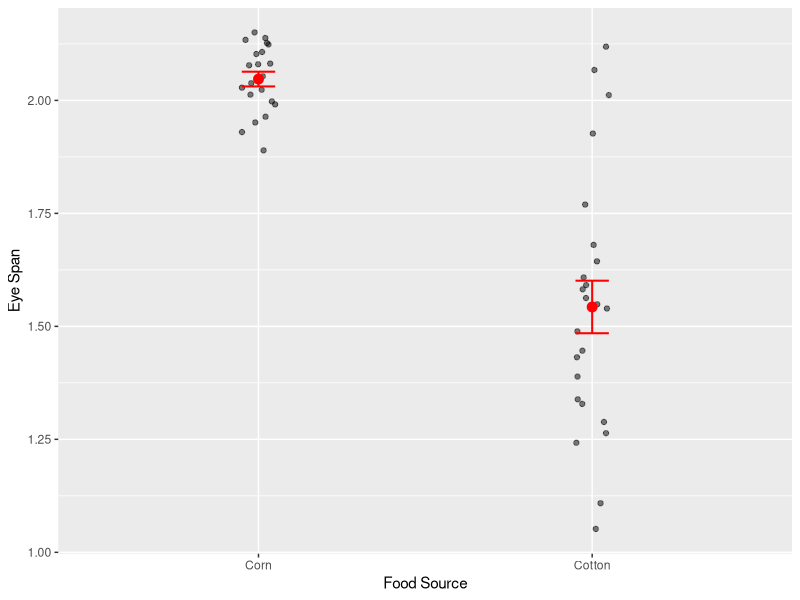
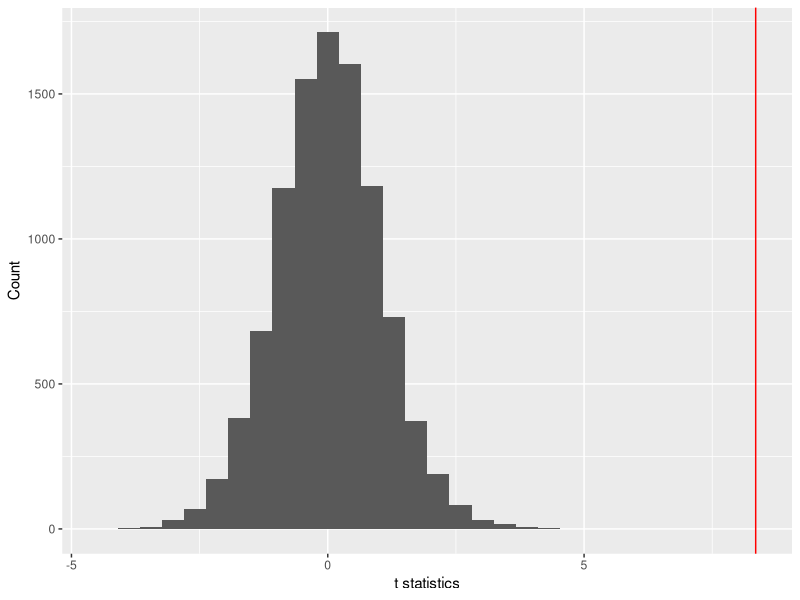
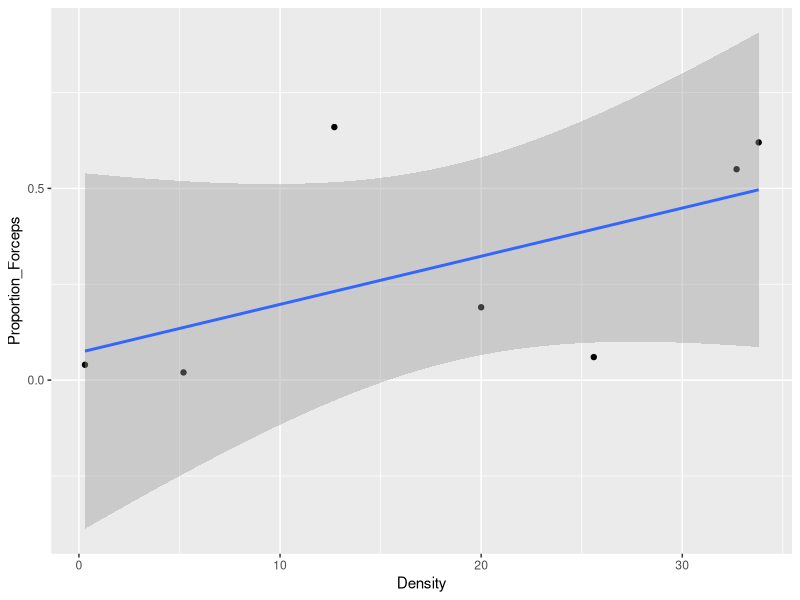
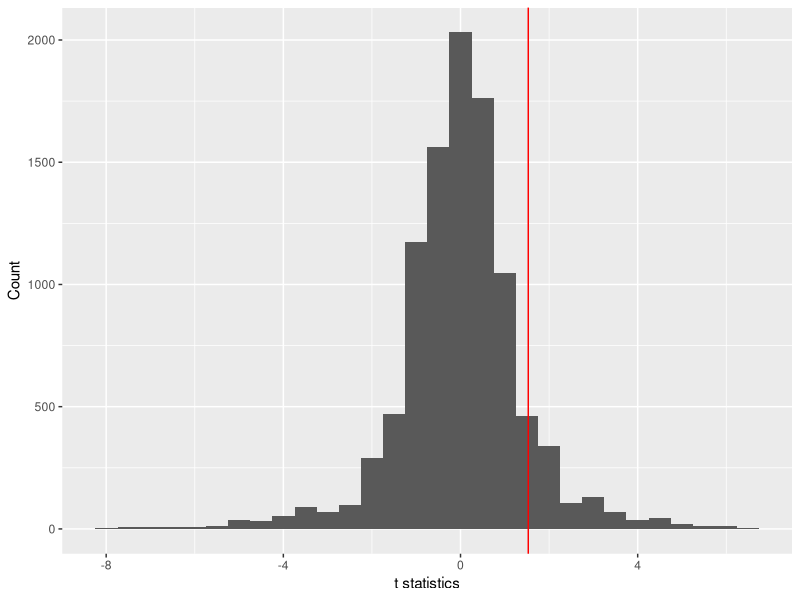
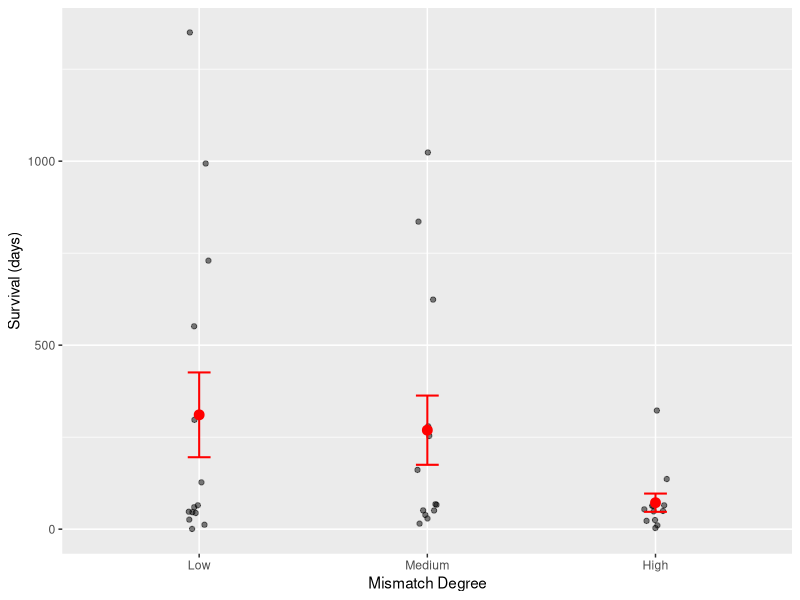
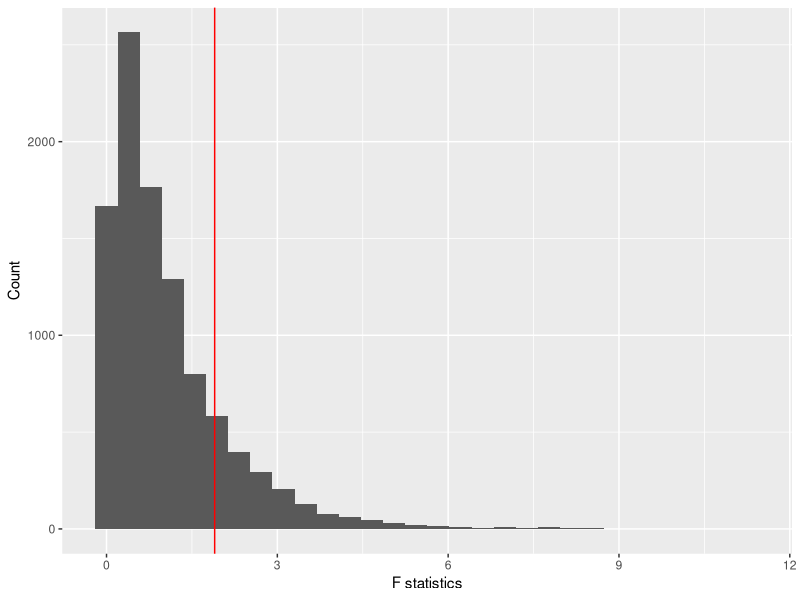
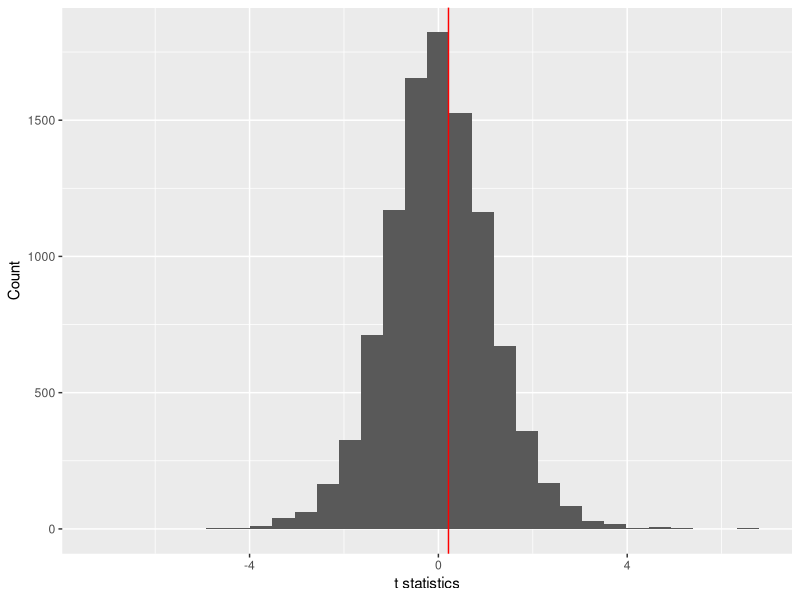
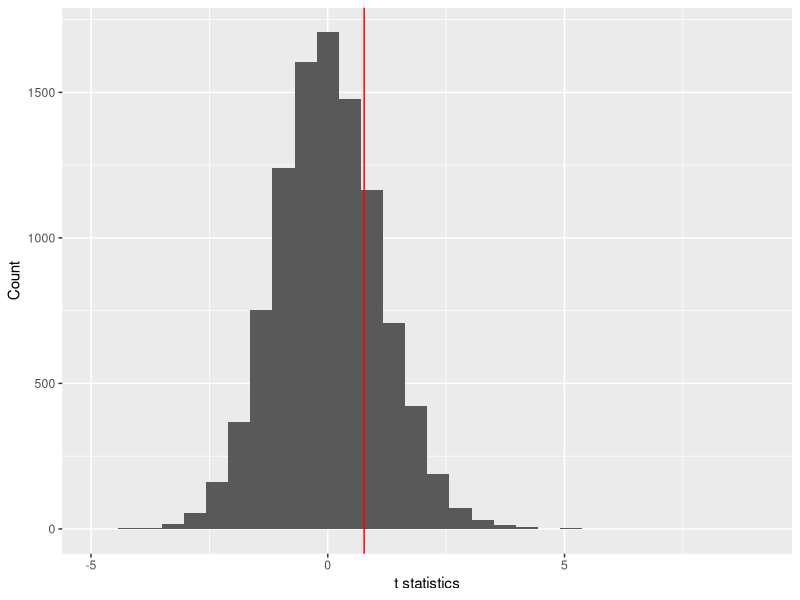

R code for these plots, in order: (Note: a time limit stopped this script after it produced the figures.)
## ---- chunk 1
library(tidyverse)
library(readxl)
library(cowplot)
library(forcats)

# This option turn on cacheing of chunks. This will dramatically
# speed up knitting, because only chunks that have changed will
# be recompiled.
knitr::opts_chunk$set(cache = TRUE)
## ---- chunk 2
# Read data
stalk <- read_csv("../data/Stalkies.csv")

# Some thoughtful plotting
ggplot(stalk, aes(x = food_source, y = eye_span)) +
  geom_point(position = position_jitter(width = 0.05), alpha = 0.5) +
  stat_summary(fun.y = mean, geom = "point", size = 3, color = "red") + 
  stat_summary(fun.data = mean_se, geom = "errorbar", width = 0.1,
               color = "red", size = 0.7) +
  labs(x = "Food Source", y = "Eye Span")

set.seed(8987324)
nreps <- 1e4
t_stats <- numeric(nreps)
t_stats[1] <- t.test(eye_span ~ food_source, data = stalk)$statistic

for (ii in 2:nreps) {
  t_stats[ii] <- t.test(sample(eye_span) ~ food_source, data = stalk)$statistic
}

data_frame(t_stats) %>% 
  ggplot(aes(t_stats)) +
  geom_histogram() +
  geom_vline(xintercept = t_stats[1], color = "red") +
  labs(x = "t statistics", y = "Count")

2 * mean(t_stats >= t_stats[1])

t.test(eye_span ~ food_source, data = stalk)
## ---- chunk 3
# Iterations per second, 1 processor
(p1 <- 124.7 / nreps)

# Iterations per second, 6 processors
(p6 <- 93 / nreps)

p1 / p6
## ---- chunk 4
EW <- read_csv("../data/Earwigs.csv")

EW %>%
  ggplot(aes(Density, Proportion_Forceps)) +
  geom_point() +
  geom_smooth(method = "lm")

fm <- lm(Proportion_Forceps ~ Density, data = EW)
summary(fm)

set.seed(28476)
nreps <- 1e4
t_stats <- numeric(nreps)
t_stats[1] <- summary(fm)$coefficients[2, 3]

for (ii in 2:nreps) {
  fm_rnd <- lm(sample(Proportion_Forceps) ~ Density, data = EW)
  t_stats[ii] <- summary(fm_rnd)$coefficients[2, 3]
}

data_frame(t_stats) %>% 
  ggplot(aes(t_stats)) +
  geom_histogram() +
  geom_vline(xintercept = t_stats[1], color = "red") +
  labs(x = "t statistics", y = "Count")

2 * mean(t_stats >= t_stats[1])

factorial(7)
## ---- chunk 5
M <- read_excel("../data/Heart_Transplants.xlsx") %>% 
  mutate(Mismatch_Degree = fct_inorder(Mismatch_Degree))

ggplot(M, aes(x = Mismatch_Degree, y = Survival_Days)) +
  geom_point(position = position_jitter(width = 0.05), alpha = 0.5) +
  stat_summary(fun.y = mean, geom = "point", size = 3, color = "red") + 
  stat_summary(fun.data = mean_se, geom = "errorbar", width = 0.1,
               color = "red", size = 0.7) +
  labs(x = "Mismatch Degree", y = "Survival (days)")

fm <- lm(Survival_Days ~ Mismatch_Degree, data = M)
obs <- summary(fm)

set.seed(823476)
nreps <- 1e4
F_stats <- numeric(nreps)
F_stats[1] <- obs$fstatistic["value"]

for (ii in 2:nreps) {
  fm_rand <- lm(sample(Survival_Days) ~ Mismatch_Degree,
                    data = M)
  F_stats[ii] <- summary(fm_rand)$fstatistic["value"]
}

data_frame(F_stats) %>% 
  ggplot(aes(F_stats)) +
  geom_histogram() +
  geom_vline(xintercept = F_stats[1], color = "red") +
  labs(x = "F statistics", y = "Count")

mean(F_stats >= F_stats[1])
## ---- chunk 6
M <- read_excel("../data/Birds.xlsx")
fm <- lm(N_Species ~ Dist_to_Island + Elevation + Area + Dist_to_Ecuador,
         data = M)
obs <- summary(fm)

set.seed(2876)
nreps <- 1e4

t_stats <- matrix(NA, nrow = nreps, ncol = 4)
colnames(t_stats) <- rownames(obs$coefficients)[2:5]
t_stats[1, ] <- obs$coefficients[2:5, 3]

for (ii in 2:nreps) {
  fm_rand <- lm(sample(N_Species) ~ Dist_to_Island + Elevation +
                  Area + Dist_to_Ecuador, data = M)
  t_stats[ii, ] <- summary(fm_rand)$coefficients[2:5, 3]
}

# Dist_to_Island
data_frame(Dist_to_Island = t_stats[, "Dist_to_Island"]) %>% 
  ggplot(aes(Dist_to_Island)) +
  geom_histogram() +
  geom_vline(xintercept = t_stats[1, "Dist_to_Island"],
             color = "red") +
  labs(x = "t statistics", y = "Count")

2 * mean(t_stats[, "Dist_to_Island"] >= t_stats[1, "Dist_to_Island"])

# Elevation
data_frame(Elevation = t_stats[, "Elevation"]) %>% 
  ggplot(aes(Elevation)) +
  geom_histogram() +
  geom_vline(xintercept = t_stats[1, "Elevation"],
             color = "red") +
  labs(x = "t statistics", y = "Count")

2 * mean(t_stats[, "Elevation"] >= t_stats[1, "Elevation"])

# Area
data_frame(Area = t_stats[, "Area"]) %>% 
  ggplot(aes(Area)) +
  geom_histogram() +
  geom_vline(xintercept = t_stats[1, "Area"],
             color = "red") +
  labs(x = "t statistics", y = "Count")

2 * mean(t_stats[, "Area"] >= t_stats[1, "Area"])

# Elevation
data_frame(Dist_to_Ecuador = t_stats[, "Dist_to_Ecuador"]) %>% 
  ggplot(aes(Dist_to_Ecuador)) +
  geom_histogram() +
  geom_vline(xintercept = t_stats[1, "Dist_to_Ecuador"],
             color = "red") +
  labs(x = "t statistics", y = "Count")

2 * mean(t_stats[, "Dist_to_Ecuador"] <= t_stats[1, "Dist_to_Ecuador"])
## ---- chunk 7
M <- read_csv("../data/Aspirin.csv") %>% 
  mutate_each("factor")
fm <- glm(Cancer ~ Treatment, M, family = "binomial")

set.seed(8736)
nreps <- 1e3
devs <- numeric(nreps)
devs[1] <- fm$deviance

system.time({
  for (ii in 2:nreps) {
    devs[ii] <- glm(sample(Cancer) ~ Treatment, M,
                    family = "binomial")$deviance
  }
})

data_frame(devs) %>% 
  ggplot(aes(devs)) +
  geom_histogram() +
  geom_vline(xintercept = devs[1], color = "red") +
  labs(x = "Deviance", y = "Count")

mean(devs <= devs[1])
## ---- chunk 8
obs <- chisq.test(xtabs(~ Treatment + Cancer, M),
                  correct = FALSE)

set.seed(8736)
nreps <- 1e3
chisqs <- numeric(nreps)
chisqs[1] <- obs$statistic

system.time({
  for (ii in 2:nreps) {
    chisqs[ii] <- chisq.test(xtabs(~ sample(Treatment) + Cancer, M),
                             correct = FALSE)$statistic
  }
})

data_frame(chisqs) %>% 
  ggplot(aes(chisqs)) +
  geom_histogram() +
  geom_vline(xintercept = chisqs[1], color = "red") +
  labs(x = "Chi-squared Statistic", y = "Count")

mean(chisqs >= chisqs[1])
## ---- chunk 9
M <- read_excel("../data/Birds.xlsx")

set.seed(2876)
nreps <- 1e4

corrs <- numeric(length = nreps)
corrs[1] <- cor(M$Area, M$Elevation)

for (ii in 2:nreps) {
  corrs[ii] <- cor(sample(M$Area), M$Elevation)
}

data_frame(corrs) %>% 
  ggplot(aes(corrs)) +
  geom_histogram() +
  geom_vline(xintercept = corrs[1], color = "red") +
  labs(x = "Correlation", y = "Count")

mean(corrs >= corrs[1])
